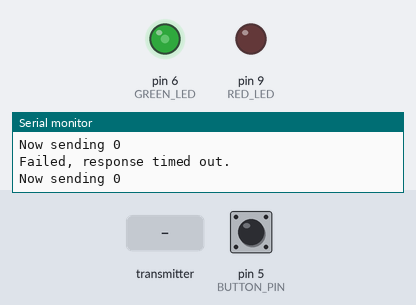
Bench run of a sketch on a simulated Arduino Uno, built with avr-gcc and run on an emulated ATmega328P. Parts: output pins drawn as LEDs (lit = HIGH), the last lines printed to the serial monitor. Dashed ring = blinking. Inputs (shaded band) come from the test bench; at power-on: pin 5 (BUTTON_PIN) HIGH. No radio packets arrive unless stated.

Above: at 2.2 s.
2.3 s: pin 5 (BUTTON_PIN) pulled LOW for 0.15 s
At 2.75 s:
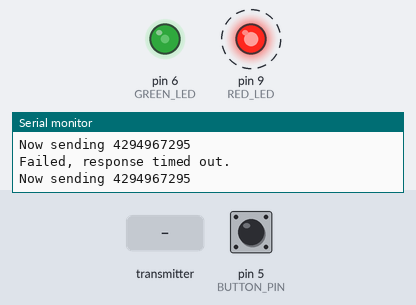
5.4 s: the transmitter starts sending got_echo = 0
At 5.76 s:
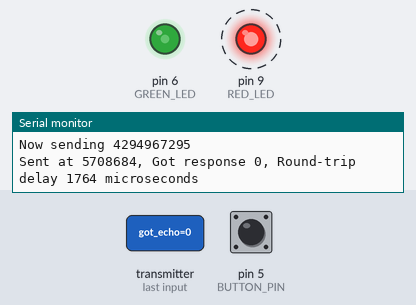
Timing chart, 0 to 14.4 s (numbered marks = the images above; inputs shaded):
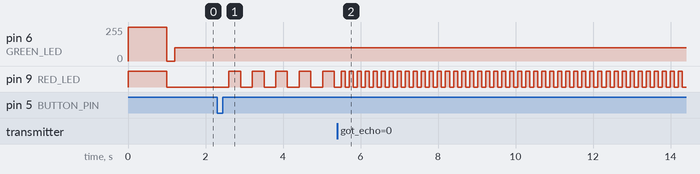

Measured:
- after the input at 2.3 s, pin 9 (RED_LED): alternates HIGH for 0.30 s and LOW for 0.30 s, starting after 0.30 s
- after the input at 5.4 s, pin 9 (RED_LED): alternates HIGH for 0.10 s and LOW for 0.10 s, starting after 0.10 s

The sketch:

Sender-CallButton.ino
```cpp
/*
* Getting Started example sketch for nRF24L01+ radios
* This is a very basic example of how to send data from one node to another
* Updated: Dec 2014 by TMRh20
*/

#include <SPI.h>
#include "RF24.h"

#define BUTTON_PIN 5
#define GREEN_LED 6
#define RED_LED 9

/* Hardware configuration: Set up nRF24L01 radio on SPI bus plus pins 7 & 8 */
RF24 radio(7,8);
/**********************************************************/

#define SEND_ALERT 0xffffffff
#define CLEAR_ALERT 0xfffffffe
byte addresses[][6] = {"CALLR","RECVR"};

// Used to control whether this node is sending or receiving
void setup()
{
  Serial.begin(115200);
  Serial.println(F("LED Sender Started"));
  pinMode( BUTTON_PIN, INPUT_PULLUP);
  pinMode( GREEN_LED, OUTPUT );
  pinMode( RED_LED, OUTPUT );
  digitalWrite( RED_LED, HIGH );
  digitalWrite( GREEN_LED, HIGH );
  delay(1000);

  radio.begin();

  // Set the PA Level low to prevent power supply related issues since this is a
 // getting_started sketch, and the likelihood of close proximity of the devices. RF24_PA_MAX is default.
  radio.setPALevel(RF24_PA_MAX);

  // Open a writing and reading pipe on each radio, with opposite addresses
  radio.openWritingPipe(addresses[1]);
  radio.openReadingPipe(1,addresses[0]);

  // Start the radio listening for data
  radio.startListening();

  digitalWrite( RED_LED, LOW );
  digitalWrite( GREEN_LED, LOW );
}

unsigned long pingValue = 0;

long lastSend = 0;
#define SEND_FREQ_MS 1000
bool callSent = false;

void loop()
{
  long now = millis();
  if ( now - lastSend > SEND_FREQ_MS )
  {
    sendPing();
    lastSend = now;
  }

  if ( digitalRead( BUTTON_PIN ) == LOW )
  {
    Serial.println("button low");
    bool currentValue = callSent;
    // flash until sent ok
    while ( !sendValue( callSent ? CLEAR_ALERT : SEND_ALERT ) )
    {
      delay(100);
      currentValue = !currentValue;
      digitalWrite( RED_LED, currentValue ? HIGH : LOW );
    }
    callSent = !callSent;
    digitalWrite( RED_LED, callSent ? HIGH : LOW );
    delay(500);
  }
}

void sendPing()
{
  if ( sendValue( pingValue ) )
  {
    pingValue++;
    if ( pingValue > 0xf )
      pingValue = 0;
    digitalWrite( GREEN_LED, HIGH );
  }
  else
  {
    analogWrite( GREEN_LED, 100 );
  }
}

bool sendValue( unsigned long sendValue )
{
  /****************** Ping Out Role ***************************/

    radio.stopListening();                                    // First, stop listening so we can talk.


    Serial.print(F("Now sending "));
    Serial.println(sendValue);

    unsigned long start_time = micros();                             // Take the time, and send it.  This will block until complete
     if (!radio.write( &sendValue, sizeof(unsigned long) )){
       Serial.println(F("failed"));
     }

    radio.startListening();                                    // Now, continue listening

    unsigned long started_waiting_at = micros();               // Set up a timeout period, get the current microseconds
    boolean timeout = false;                                   // Set up a variable to indicate if a response was received or not

    while ( ! radio.available() ){                             // While nothing is received
      if (micros() - started_waiting_at > 200000 ){            // If waited longer than 200ms, indicate timeout and exit while loop
          timeout = true;
          break;
      }
    }

    if ( timeout )
    {                                             // Describe the results
        Serial.println(F("Failed, response timed out."));
        return false;
    }
    else
    {
        unsigned long got_echo;                                 // Grab the response, compare, and send to debugging spew
        radio.read( &got_echo, sizeof(unsigned long) );
        unsigned long end_time = micros();

        // Spew it
        Serial.print(F("Sent at "));
        Serial.print(start_time);
        Serial.print(F(", Got response "));
        Serial.print(got_echo);
        Serial.print(F(", Round-trip delay "));
        Serial.print(end_time-start_time);
        Serial.println(F(" microseconds"));

        return got_echo == sendValue;;
    }
}
```
